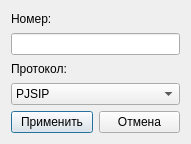
<?xml version="1.0" encoding="UTF-8"?>
<ui version="4.0">
 <class>AddExtensionDialog</class>
 <widget class="QDialog" name="AddExtensionDialog">
  <property name="geometry">
   <rect>
    <x>0</x>
    <y>0</y>
    <width>191</width>
    <height>144</height>
   </rect>
  </property>
  <property name="windowTitle">
   <string/>
  </property>
  <property name="windowIcon">
   <iconset resource="images.qrc">
    <normaloff>:/images/outcall-logo.png</normaloff>:/images/outcall-logo.png</iconset>
  </property>
  <property name="styleSheet">
   <string notr="true"/>
  </property>
  <layout class="QGridLayout" name="gridLayout_2">
   <item row="0" column="0">
    <layout class="QGridLayout" name="gridLayout">
     <item row="0" column="0">
      <widget class="QLabel" name="label">
       <property name="text">
        <string>Номер:</string>
       </property>
      </widget>
     </item>
     <item row="1" column="0">
      <widget class="QLineEdit" name="extenLine"/>
     </item>
     <item row="2" column="0">
      <widget class="QLabel" name="label_2">
       <property name="text">
        <string>Протокол:</string>
       </property>
      </widget>
     </item>
     <item row="3" column="0">
      <widget class="QComboBox" name="protocol">
       <property name="currentText">
        <string>PJSIP</string>
       </property>
       <item>
        <property name="text">
         <string>PJSIP</string>
        </property>
       </item>
       <item>
        <property name="text">
         <string>SIP</string>
        </property>
       </item>
      </widget>
     </item>
     <item row="4" column="0">
      <layout class="QHBoxLayout" name="horizontalLayout">
       <item>
        <widget class="QPushButton" name="applyButton">
         <property name="focusPolicy">
          <enum>Qt::StrongFocus</enum>
         </property>
         <property name="text">
          <string>Применить</string>
         </property>
        </widget>
       </item>
       <item>
        <widget class="QPushButton" name="cancelButton">
         <property name="focusPolicy">
          <enum>Qt::StrongFocus</enum>
         </property>
         <property name="text">
          <string>Отмена</string>
         </property>
        </widget>
       </item>
      </layout>
     </item>
    </layout>
   </item>
  </layout>
 </widget>
 <resources>
  <include location="images.qrc"/>
 </resources>
 <connections/>
</ui>
